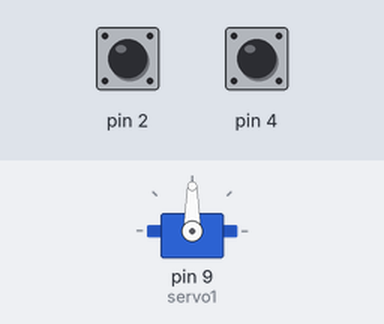
Simulated run of this sketch. Board: Arduino Uno, built with avr-gcc and run on an emulated ATmega328P. Parts: servo. Inputs (shaded band) come from the test bench; at power-on: pin 2 HIGH, pin 4 HIGH.

Above: at 1.2 s.
1.3 s: pin 2 pulled LOW for 0.15 s
At 2.5 s:
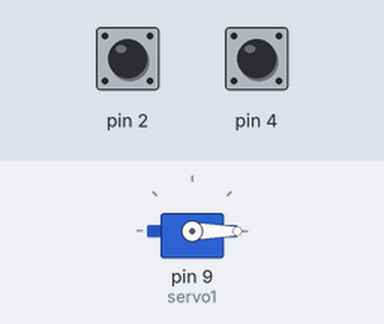
2.9 s: pin 4 pulled LOW for 0.15 s
At 4.0 s:
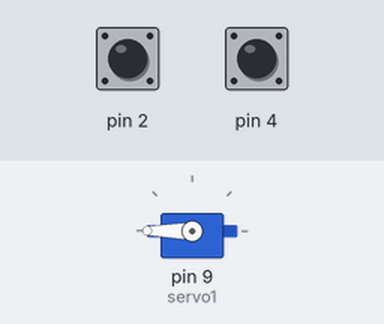
4.5 s: pin 2 pulled LOW for 1 s
At 5.2 s:
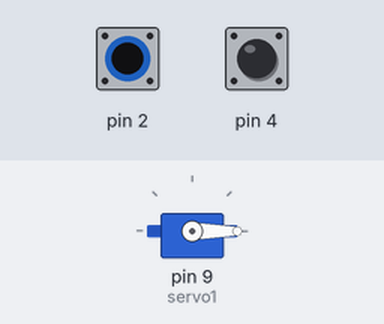
7.0 s: pin 4 pulled LOW for 1 s
At 8.3 s:
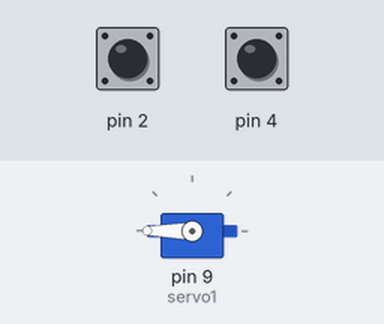
Timing chart, 0 to 10.0 s (numbered marks = the images above; inputs shaded):
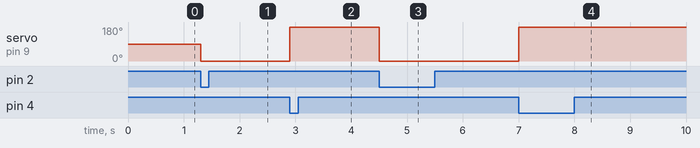

The sketch:

controle-de-servo-motor-por-botao.ino
```cpp
/**
  Controle de um servo motor
  @author Professor Jose de Assis
*/

#include <Servo.h> //incluir a biblioteca de controle do servidor
Servo servo1;   //Criar um objeto usando a biblioteca

int botao1;
int botao2;

void setup() {
  servo1.attach(9);  //servo ligado no pino 9 (PWM)
  pinMode(2, INPUT_PULLUP);
  pinMode(4, INPUT_PULLUP);
  servo1.write(90);   //iniciar o servo motor em 90 graus
}

void loop() {
  botao1 = digitalRead(2);  //leitura do botao1 (0 -> botao pressionado)
  botao2 = digitalRead(4);  //leitura do botao2 (0 -> botao pressionado)

  //se botao1 pressionado
  if (botao1 == 0) {
    servo1.write(0);
  }
    //se botao2 pressionado
  if (botao2 == 0) {
    servo1.write(180);
  }
}
```

Measured:
- after the input at 1.3 s, servo on pin 9 (servo1): 90° → 0° at once
- after the input at 2.9 s, servo on pin 9 (servo1): 0° → 180° at once
- after the input at 4.5 s, servo on pin 9 (servo1): 180° → 0° at once
- after the input at 7.0 s, servo on pin 9 (servo1): 0° → 180° at once
